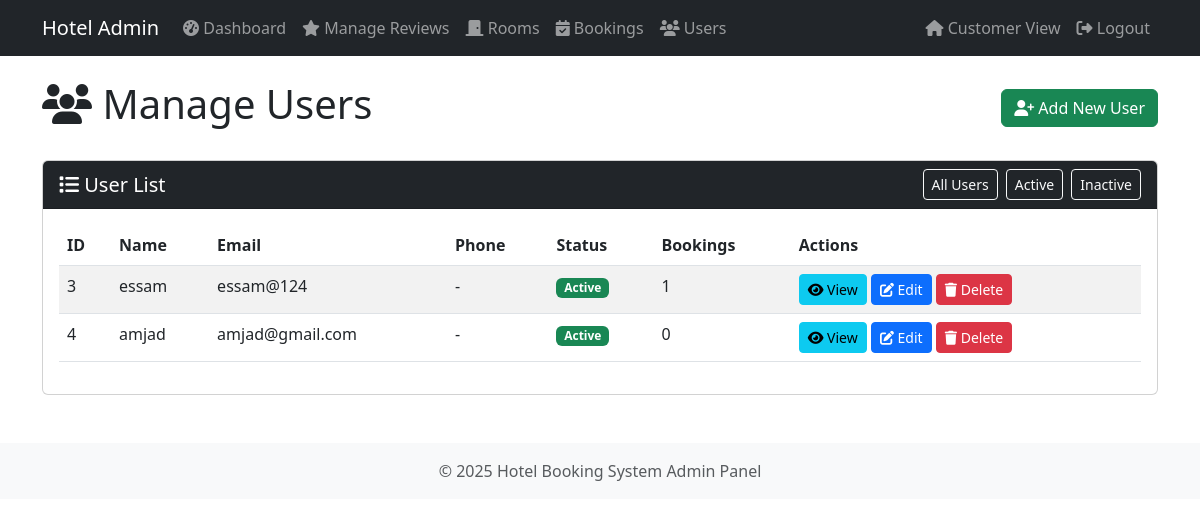
The app's page /admin/users (signed in) with its own data.
### models.py (models this page shows, shortened)
class User(db.Model, UserMixin):
    __tablename__ = 'users'
    id = db.Column(db.Integer, primary_key=True)
    name = db.Column(db.String(100), nullable=False)
    email = db.Column(db.String(100), unique=True, nullable=False)
    password = db.Column(db.String(200), nullable=False)
    phone = db.Column(db.String(20))
    role = db.Column(db.String(20), default='customer')
    bookings = db.relationship('Booking', backref='user', lazy=True)
    reviews = db.relationship('Review', backref='user', lazy=True)

### routes.py (the view)
@app.route('/admin/users')
@login_required
@admin_required
def admin_users():
    users = User.query.all()
    return render_template('admin/users.html', users=users)

### routes.py (called while the page is built)
@login_manager.user_loader
def load_user(user_id):
    return User.query.get(int(user_id))

def admin_required(f):
    @wraps(f)
    def decorated_function(*args, **kwargs):
        if not current_user.is_authenticated or current_user.role != 'admin':
            flash('Access denied. Admin privileges required.', 'danger')
            return redirect(url_for('home'))
        return f(*args, **kwargs)
    return decorated_function

### templates/admin/users.html (shortened to what this page needs)
{% extends "admin/base.html" %}
{% block content %}
<div class="d-flex justify-content-between align-items-center mb-4">
    <h1><i class="fas fa-users"></i> Manage Users</h1>
    <a href="{{ url_for('admin_users') }}" class="btn btn-success">
        <i class="fas fa-user-plus"></i> Add New User
    </a>
</div>
<div class="card">
    <div class="card-header bg-dark text-white">
        <div class="d-flex justify-content-between align-items-center">
            <h5 class="mb-0"><i class="fas fa-list"></i> User List</h5>
            <div>
                <button class="btn btn-sm btn-outline-light" id="btnFilterAll">All Users</button>
                <button class="btn btn-sm btn-outline-light ms-1" id="btnFilterActive">Active</button>
                <button class="btn btn-sm btn-outline-light ms-1" id="btnFilterInactive">Inactive</button>
            </div>
        </div>
    </div>
    <div class="card-body">
        {% if users %}
        <div class="table-responsive">
            <table class="table table-striped" id="usersTable">
                <thead>
                    <tr>
                        <th>ID</th>
                        <th>Name</th>
                        <th>Email</th>
                        <th>Phone</th>
                        <th>Status</th>
                        <th>Bookings</th>
                        <th>Actions</th>
                    </tr>
                </thead>
                <tbody>
                    {% for user in users %}
                    <tr>
                        <td>{{ user.id }}</td>
                        <td>{{ user.name }}</td>
                        <td>{{ user.email }}</td>
                        <td>{{ user.phone or "-" }}</td>
                        <td>
                            <span class="badge {% if user.is_active %}bg-success{% else %}bg-danger{% endif %}" data-status="{{ 'active' if user.is_active else 'inactive' }}">
                                {% if user.is_active %}Active{% else %}Inactive{% endif %}
                            </span>
                        </td>
                        <td>{{ user.bookings|length }}</td>
                        <td>
                            <a href="{{ url_for('admin_user_detail', user_id=user.id) }}" class="btn btn-sm btn-info">
                                <i class="fas fa-eye"></i> View
                            </a>
                            <a href="{{ url_for('admin_edit_user', user_id=user.id) }}" class="btn btn-sm btn-primary">
                                <i class="fas fa-edit"></i> Edit
                            </a>
                            <button type="button" class="btn btn-sm btn-danger" data-bs-toggle="modal" data-bs-target="#deleteModal{{ user.id }}">
                                <i class="fas fa-trash"></i> Delete
                            </button>
                        </td>
                    </tr>
                    {% endfor %}
                </tbody>
            </table>
        </div>
        {% else %}
        <div class="alert alert-info">
            <i class="fas fa-info-circle"></i> No users have been registered yet.
        </div>
        {% endif %}
    </div>
</div>
{% endblock %}

### records on screen
User: id "3", name "essam", email "essam@124", phone "-", bookings|length "1"
User: id "4", name "amjad", email "amjad@gmail.com", phone "-", bookings|length "0"
